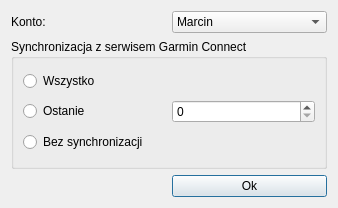
<?xml version="1.0" encoding="UTF-8"?>
<ui version="4.0">
 <class>AccountDialog</class>
 <widget class="QDialog" name="AccountDialog">
  <property name="geometry">
   <rect>
    <x>0</x>
    <y>0</y>
    <width>338</width>
    <height>208</height>
   </rect>
  </property>
  <property name="windowTitle">
   <string>Dialog</string>
  </property>
  <layout class="QGridLayout" name="gridLayout_2">
   <item row="0" column="0">
    <widget class="QLabel" name="label">
     <property name="text">
      <string>Konto:</string>
     </property>
    </widget>
   </item>
   <item row="0" column="1">
    <widget class="QComboBox" name="m_pAccountComboBox">
     <item>
      <property name="text">
       <string>Marcin</string>
      </property>
     </item>
     <item>
      <property name="text">
       <string>Agnieszka</string>
      </property>
     </item>
    </widget>
   </item>
   <item row="1" column="0" colspan="2">
    <widget class="QGroupBox" name="groupBox">
     <property name="title">
      <string>Synchronizacja z serwisem Garmin Connect</string>
     </property>
     <layout class="QGridLayout" name="gridLayout">
      <item row="0" column="0" colspan="2">
       <widget class="QRadioButton" name="m_pAllRadioButton">
        <property name="text">
         <string>Wszystko</string>
        </property>
       </widget>
      </item>
      <item row="1" column="0">
       <widget class="QRadioButton" name="m_pLastRadioButton">
        <property name="text">
         <string>Ostanie</string>
        </property>
       </widget>
      </item>
      <item row="1" column="1">
       <widget class="QSpinBox" name="m_pSyncCountSpinBox"/>
      </item>
      <item row="2" column="0" colspan="2">
       <widget class="QRadioButton" name="m_pNoSyncRadioButton">
        <property name="text">
         <string>Bez synchronizacji</string>
        </property>
       </widget>
      </item>
     </layout>
    </widget>
   </item>
   <item row="2" column="1">
    <widget class="QPushButton" name="m_pOkButton">
     <property name="text">
      <string>Ok</string>
     </property>
    </widget>
   </item>
  </layout>
 </widget>
 <resources/>
 <connections/>
</ui>
